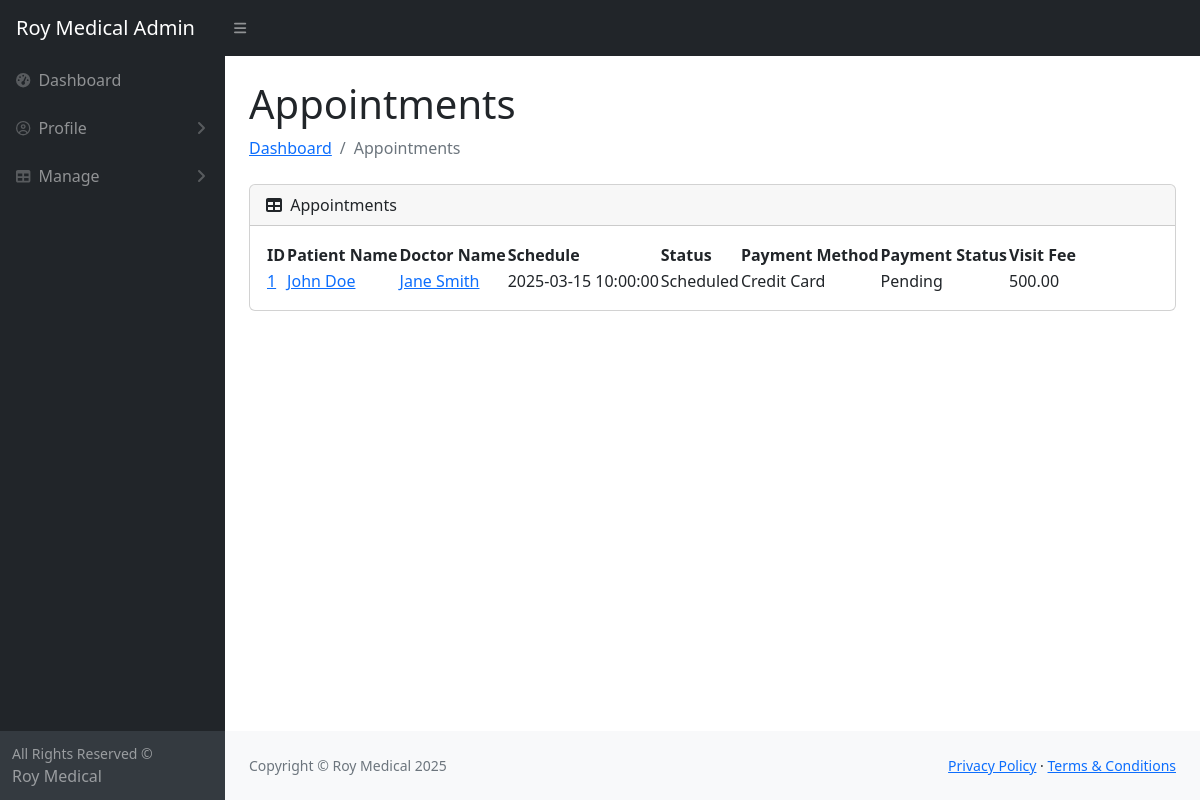
Page /admin/manage-appointments/index.php on the committed database.
### tables this page shows
CREATE TABLE appointments (
    id INT PRIMARY KEY AUTO_INCREMENT,
    patient_id INT,
    doctor_id INT,
    schedule DATETIME,
    status ENUM('Scheduled', 'Completed', 'Cancelled'),
    payment_method VARCHAR(50),
    payment_status ENUM('Pending', 'Completed', 'Failed'),
    visit_fee DECIMAL(10,2),
    FOREIGN KEY (patient_id) REFERENCES patients(id) ON DELETE CASCADE,
    FOREIGN KEY (doctor_id) REFERENCES doctors(id) ON DELETE CASCADE
);

CREATE TABLE users (
    id INT PRIMARY KEY AUTO_INCREMENT,
    name VARCHAR(255),
    email VARCHAR(255) UNIQUE,
    password VARCHAR(255),
    mobile_number VARCHAR(20) UNIQUE,
    address TEXT,
    pincode VARCHAR(10),
    dob DATE,
    gender ENUM('Male', 'Female', 'Other'),
    is_active BOOLEAN DEFAULT TRUE,
    role ENUM('Admin', 'Doctor', 'Patient')
);

### admin/manage-appointments/index.php (the view)
<?php include "../includes/header.php" ?>
<?php include "../includes/nav.php" ?>
<?php include "../../includes/db.php" ?>
<main>
    <div class="container-fluid px-4">
        <h1 class="mt-4">Appointments</h1>
        <ol class="breadcrumb mb-4">
            <li class="breadcrumb-item"><a href="/rm/admin/index.php">Dashboard</a></li>
            <li class="breadcrumb-item active">Appointments</li>
        </ol>
        <div class="card mb-4">
            <div class="card-header">
                <div class="row">
                    <div class="col-6">
                        <i class="fas fa-table me-1"></i>
                        Appointments
                    </div>
                    <div class="col-6">
                    </div>
                </div>
            </div>
            <div class="card-body">
                <?php
                $query = "
                    SELECT a.id, a.patient_id, a.doctor_id, pu.name AS patient_name, du.name AS doctor_name, a.schedule,
                           a.status, a.payment_method, a.payment_status, a.visit_fee
                    FROM appointments a
                    JOIN patients p ON a.patient_id = p.id
                    JOIN users pu ON p.user_id = pu.id
                    JOIN doctors d ON a.doctor_id = d.id
                    JOIN users du ON d.user_id = du.id
                ";
                $result = mysqli_query($conn, $query);
                ?>
                <table id="datatablesSimple">
                    <thead>
                        <tr>
                            <th>ID</th>
                            <th>Patient Name</th>
                            <th>Doctor Name</th>
                            <th>Schedule</th>
                            <th>Status</th>
                            <th>Payment Method</th>
                            <th>Payment Status</th>
                            <th>Visit Fee</th>
                        </tr>
                    </thead>
                    <tbody>
                        <?php while ($row = mysqli_fetch_assoc($result)) : ?>
                            <tr>
                                <td>
                                    <a href="update_details.php?id=<?= $row['id']; ?>" class="text-primary">
                                        <?= $row['id']; ?>
                                    </a>
                                </td>
                                <td>
                                    <a href="/rm/admin/common/patient_doctor_details.php?id=<?= $row['patient_id']; ?>&type=patient" class="text-primary">
                                        <?= $row['patient_name']; ?>
                                    </a>
                                </td>
                                <td>
                                    <a href="/rm/admin/common/patient_doctor_details.php?id=<?= $row['doctor_id']; ?>&type=doctor" class="text-primary">
                                        <?= $row['doctor_name']; ?>
                                    </a>
                                </td>
                                <td><?= $row['schedule']; ?></td>
                                <td><?= $row['status']; ?></td>
                                <td><?= $row['payment_method']; ?></td>
                                <td><?= $row['payment_status']; ?></td>
                                <td><?= $row['visit_fee']; ?></td>
                            </tr>
                        <?php endwhile; ?>
                    </tbody>
                </table>
            </div>
        </div>
    </div>
</main>
<?php include "../includes/footer.php" ?>

### rows in the picture
appointments: id "1", users.name "John Doe", users.name "Jane Smith", schedule "2025-03-15 10:00:00", status "Scheduled", payment_method "Credit Card", payment_status "Pending", visit_fee "500.00"
